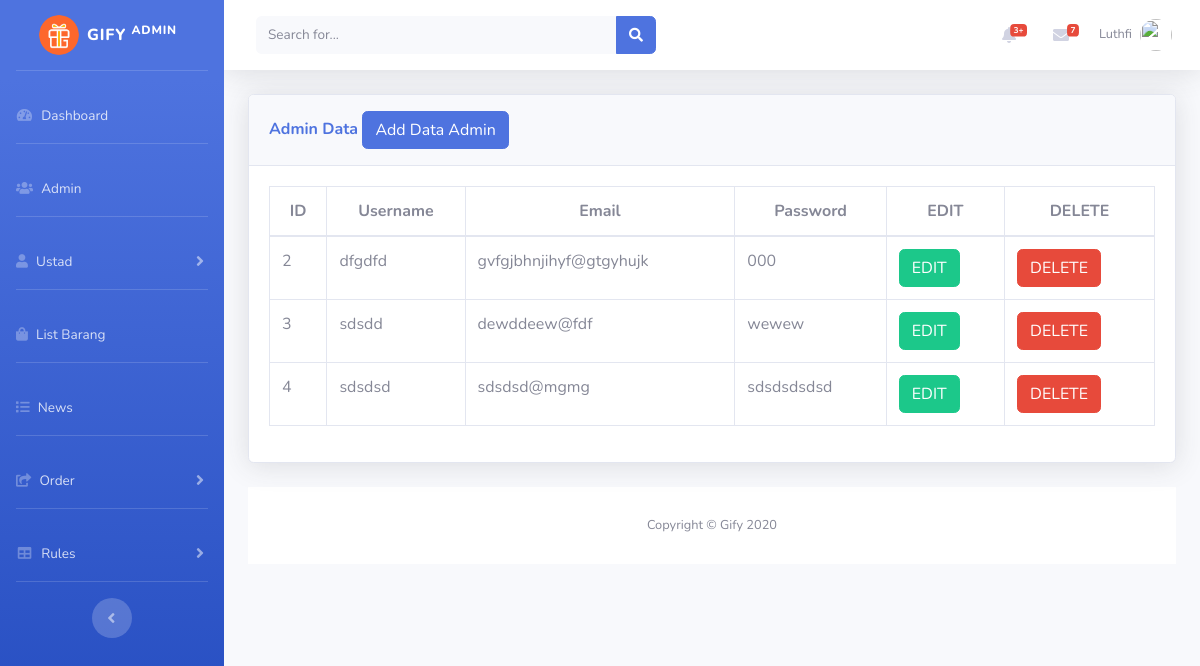
/register.php (signed in), run on the app's committed database.
### tables this page shows
CREATE TABLE `register` (
  `id` int(11) NOT NULL,
  `username` varchar(50) NOT NULL,
  `email` varchar(50) NOT NULL,
  `password` varchar(100) NOT NULL
);

### register.php (the view, shortened to what this page needs)
<?php
include('security.php');
include('includes/header.php');
include('includes/navbar.php');
?>
<div class="container-fluid">
<div class="card shadow mb-4">
  <div class="card-header py-3">
    <h6 class="m-0 font-weight-bold text-primary">Admin Data
            <button type="button" class="btn btn-primary" data-toggle="modal" data-target="#addadminprofile">
              Add Data Admin
            </button>
    </h6>
  </div>
  <div class="card-body">
    <div class="table-responsive">
    <?php
    $query = "SELECT * FROM register";
    $query_run = mysqli_query($connection, $query);
    ?>
      <table class="table table-bordered" id="dataTable" width="100%" cellspacing="0">
        <thead>
          <tr>
            <th> ID </th>
            <th> Username </th>
            <th>Email </th>
            <th>Password</th>
            <th>EDIT </th>
            <th>DELETE </th>
          </tr>
        </thead>
        <tbody>
        <?php
        if(mysqli_num_rows($query_run) > 0)
        {
            while($row = mysqli_fetch_assoc($query_run))
            {
                ?>
          <tr>
            <td> <?php echo $row['id']; ?> </td>
            <td> <?php echo $row['username']; ?> </td>
            <td> <?php echo $row['email']; ?> </td>
            <td> <?php echo $row['password']; ?> </td>
           <td>
                <form action="register_edit.php" method="post">
                    <button  type="submit" name="edit_btn" class="btn btn-success"> EDIT</button>
                </form>
            </td>
            <td>
                <form action="code.php" method="post">
                  <button type="submit" name="delete_btn" class="btn btn-danger"> DELETE</button>
                </form>
            </td>
          </tr>
          <?php
            }
        }
        else {
          echo "No Record Found";
        }
        ?>
        </tbody>
      </table>
    </div>
  </div>
</div>
<?php
include('includes/footer.php');
?>

### includes/header.php (style rules this page uses)
th { text-align: center; }

### data on the page
register: id "2", username "dfgdfd", email "gvfgjbhnjihyf@gtgyhujk", password "000"
register: id "3", username "sdsdd", email "dewddeew@fdf", password "wewew"
register: id "4", username "sdsdsd", email "sdsdsd@mgmg", password "sdsdsdsdsd"

### other printed values
$_SESSION['username'] "Luthfi"
